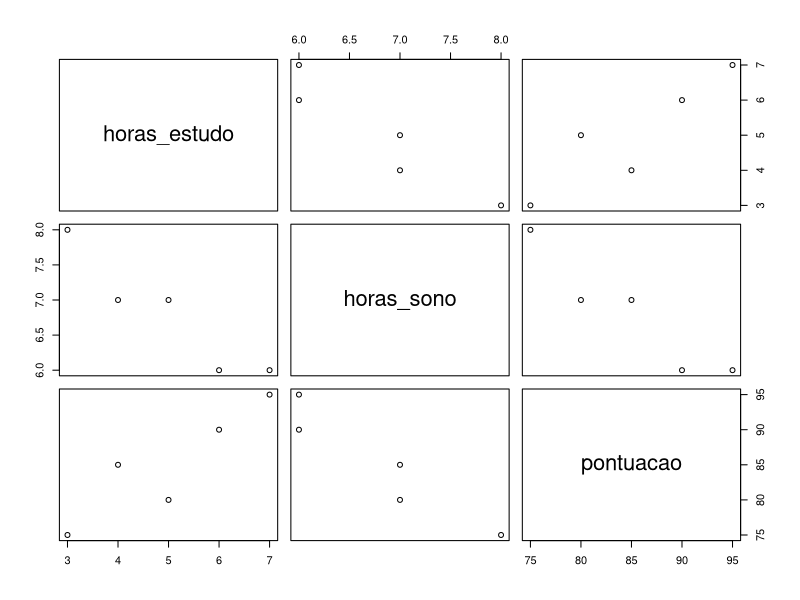

Write the R code that produced this figure. (Note: this script raises an error after producing the figure.)
#Exercício de R sobre Análise Multivariada
Dados = data.frame(horas_estudo    = c(4,6,3,5,7), 
                   horas_sono      = c(7,6,8,7,6),
                   pontuacao       = c(85,90,75,80,95))
plot(Dados)
cov(Dados)
cor(Dados)
corrplot(cor(Dados), method = "number") #Quando no gráfico o número for 
#negativo ele será considerado inversamente proporcional a váriavel 
#comparada, diferente de quando for diretamente proporcional, ou seja, 
#portanto, com uma variável positiva

modelo = lm(pontuacao~horas_estudo+horas_sono, data = Dados)

graph = scatterplot3d(Dados$pontuacao~Dados$horas_estudo+Dados$horas_sono,
                      pch = 16, angle = 30, color = "steelblue", box = FALSE,
                      xlab = "Horas de Estudo", ylab = "Horas de Sono",
                      zlab = "Pontuação")
graph$plane3d(modelo,col = "black", draw_polygon = TRUE)

summary(modelo) #Se o p-value for maior que 0.05 aceitamos o H0 portanto o
#modelo não será significativo, caso fosse menor que 0.05 o modelo seria
#significativo (Acietrando o H1)
----------------------
#Aqui servirá para prever uma variável apresentando apenas duas variáveis
nova_obs = data.frame(horas_estudo = 10, horas_sono = 8)
previsão = predict(modelo, newdata = nova_obs)
previsão